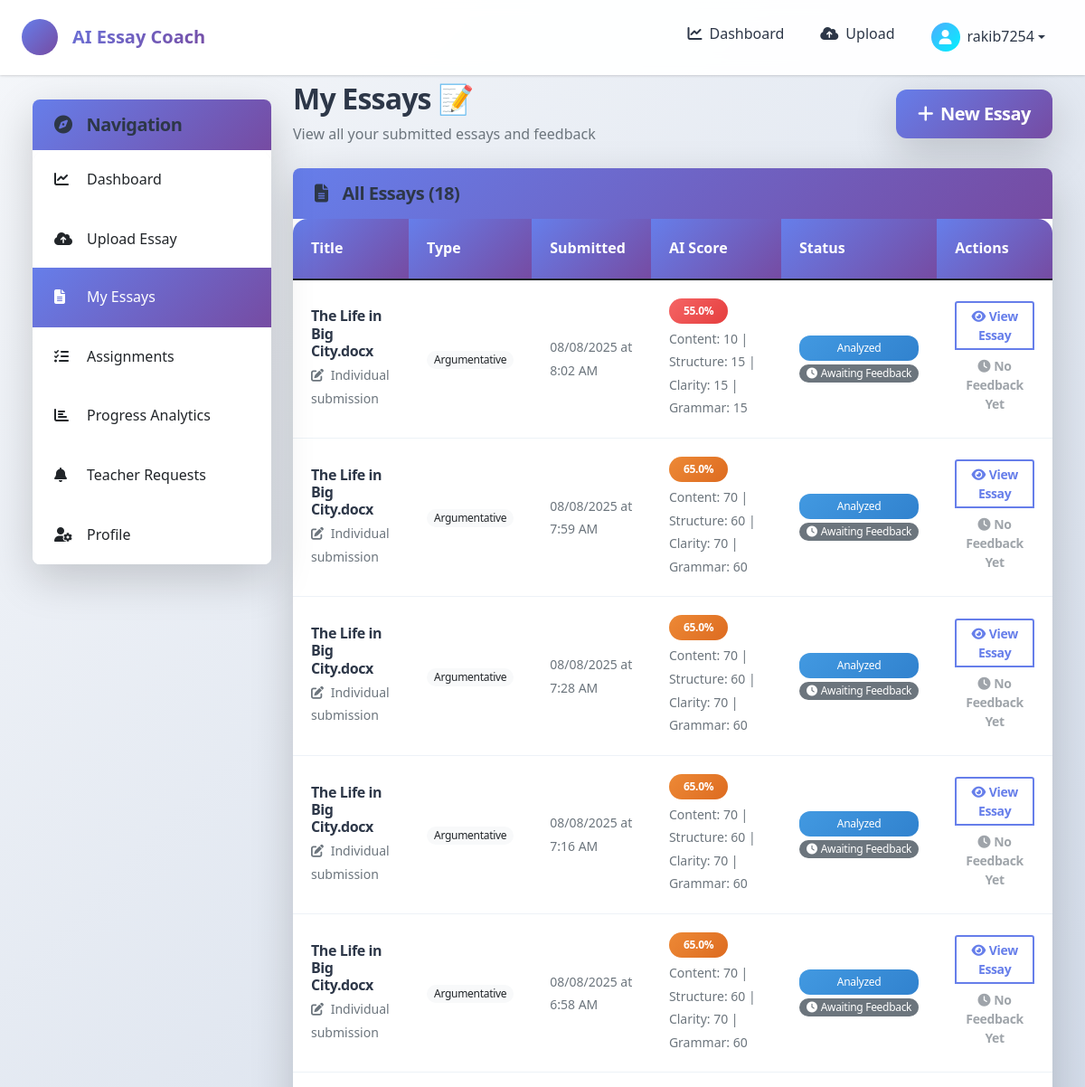
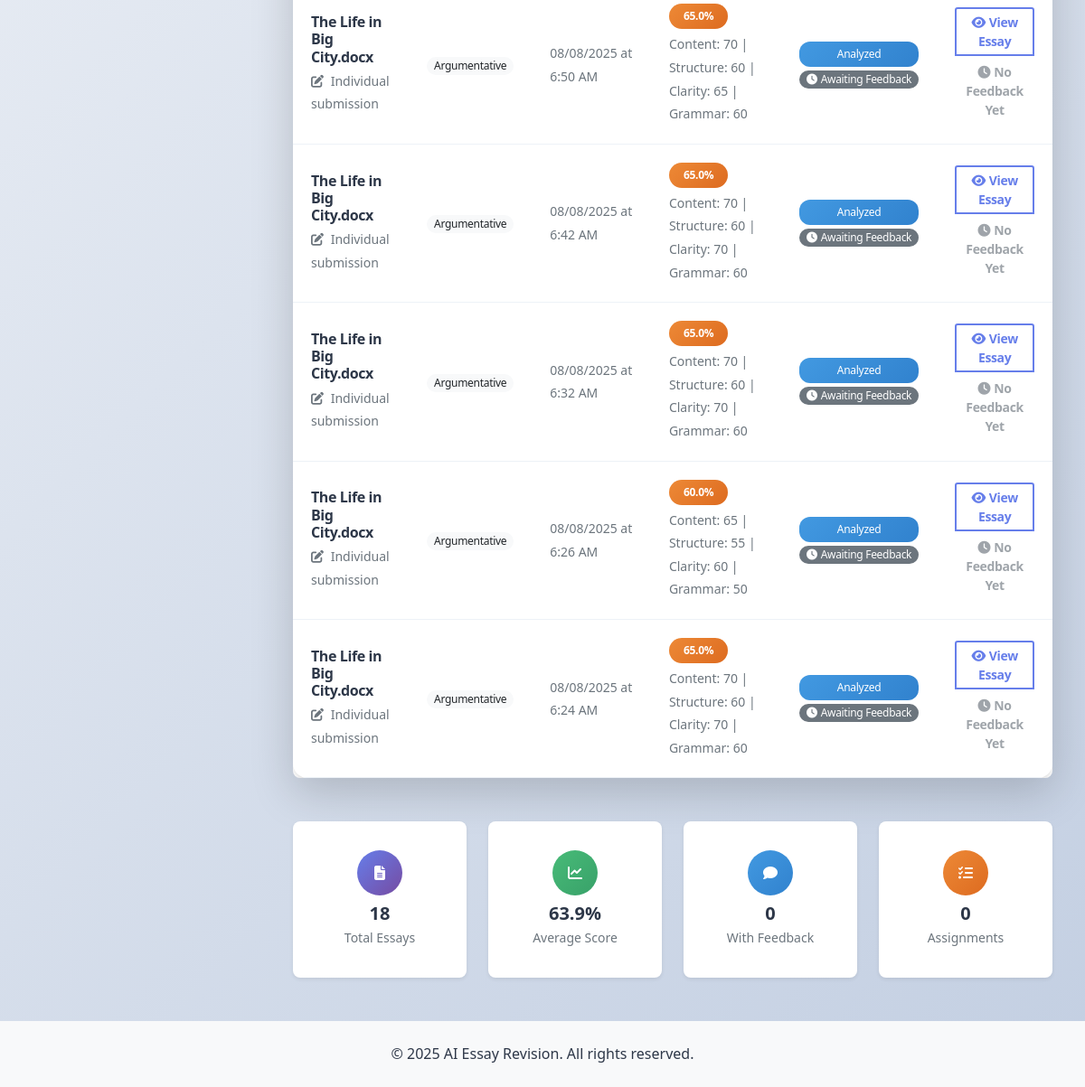
Page /essays/list/ (signed in) on the earlier database version (2 pictures, top to bottom).
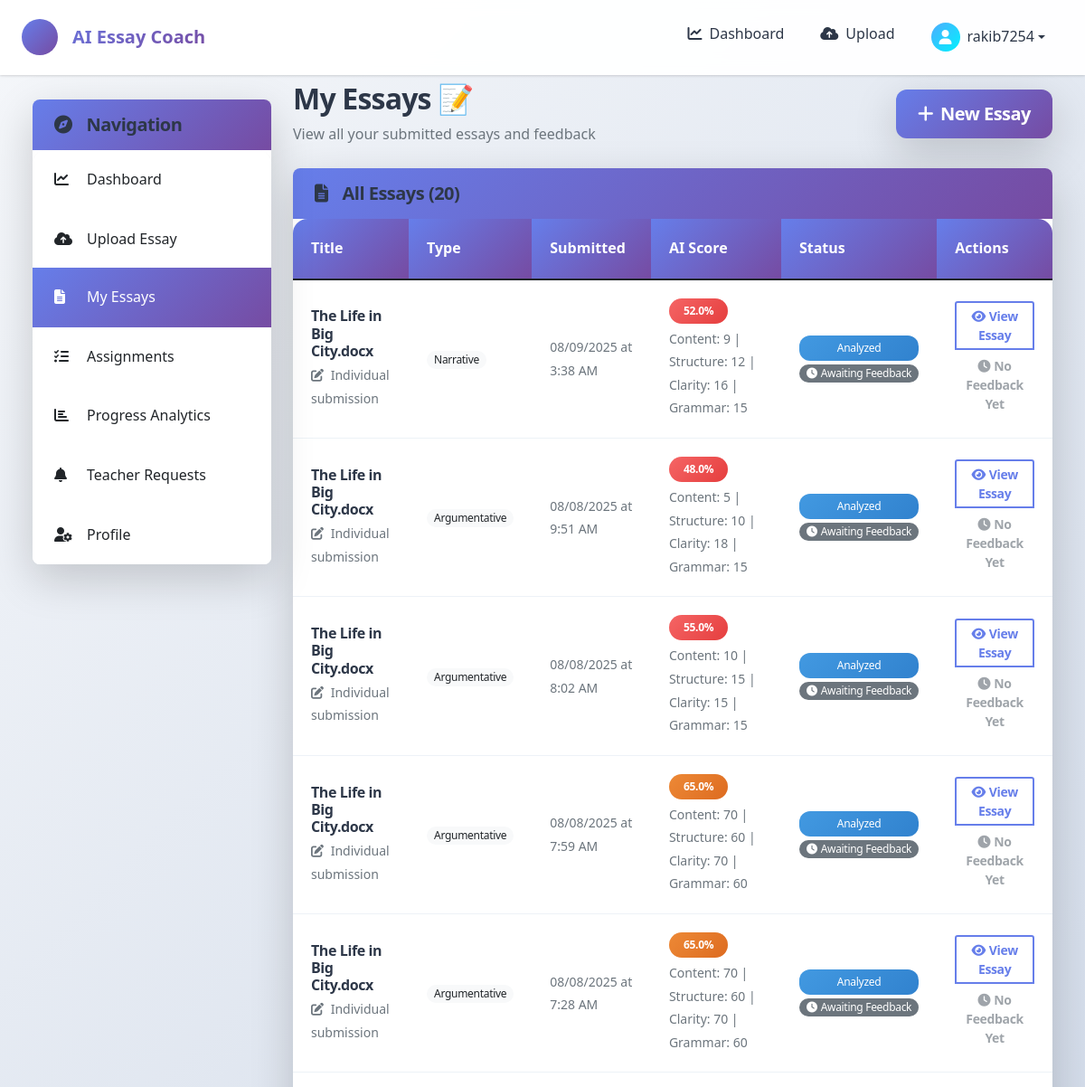
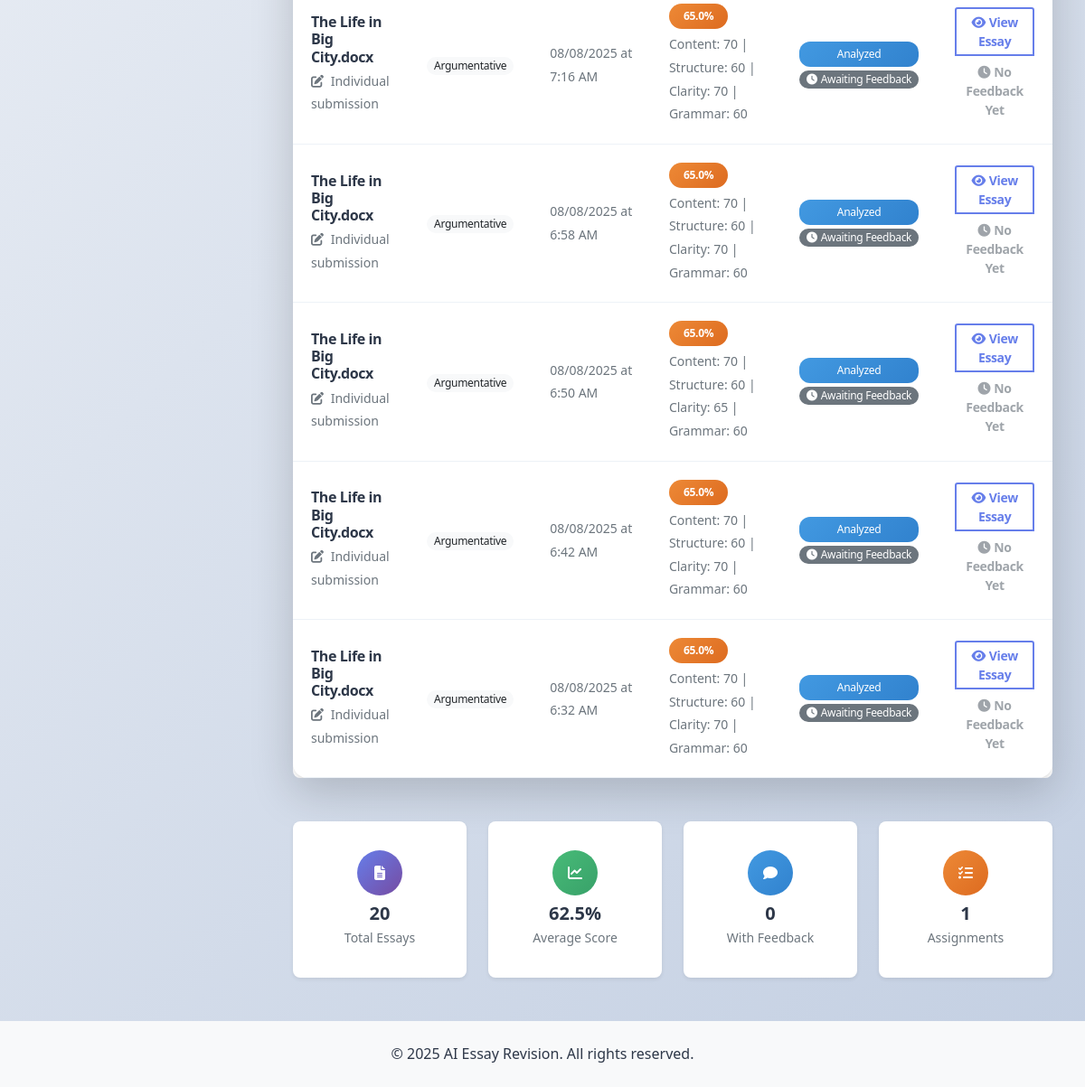
Same page on the later database version (2 pictures, top to bottom).
### essays/models.py (models this page shows, shortened)
class StudentSubmission(models.Model):
    student = models.ForeignKey(User, on_delete=models.CASCADE, related_name='submissions')
    analysis = models.ForeignKey(EssayAnalysis, on_delete=models.CASCADE)
    file_name = models.CharField(max_length=255, blank=True)
    submitted_at = models.DateTimeField(auto_now_add=True)
    class Meta:
        ordering = ['-submitted_at']

class EssayAnalysis(models.Model):
    ESSAY_TYPE_CHOICES = [
        ('argumentative', 'Argumentative Essay'),
        ('expository', 'Expository Essay'),
        ('narrative', 'Narrative Essay'),
        ('descriptive', 'Descriptive Essay'),
        ('persuasive', 'Persuasive Essay'),
        ('compare_contrast', 'Compare and Contrast Essay'),
        ('cause_effect', 'Cause and Effect Essay'),
        ('process', 'Process Essay'),
        ('definition', 'Definition Essay'),
        ('classification', 'Classification Essay'),
    ]
    student = models.ForeignKey(User, on_delete=models.CASCADE, related_name='essay_analyses')
    essay_text = models.TextField()
    essay_type = models.CharField(max_length=50, choices=ESSAY_TYPE_CHOICES)
    overall_score = models.FloatField()
    grammar_score = models.FloatField()
    clarity_score = models.FloatField()
    structure_score = models.FloatField()
    content_score = models.FloatField()
    detailed_feedback = models.JSONField(default=dict)
    suggestions = models.JSONField(default=list)
    strengths = models.JSONField(default=list)
    areas_improvement = models.JSONField(default=list)
    created_at = models.DateTimeField(auto_now_add=True)
    updated_at = models.DateTimeField(auto_now=True)
    class Meta:
        ordering = ['-created_at']

### essays/views.py (the view)
# urls.py: path('list/', views.essays_list, name='essays_list'),
@login_required
@role_required('student')
def essays_list(request):
    try:
        submissions = StudentSubmission.objects.filter(
            student=request.user
        ).select_related('analysis').order_by('-submitted_at')
        total_essays = submissions.count()
        scored_essays = submissions.filter(analysis__overall_score__isnull=False)
        essays_with_feedback = submissions.filter(analysis__teacher_feedback__isnull=False)
        average_score = None
        if scored_essays.exists():
            total_score = sum([s.analysis.overall_score for s in scored_essays if s.analysis and s.analysis.overall_score])
            average_score = total_score / scored_essays.count() if scored_essays.count() > 0 else 0
        paginator = Paginator(submissions, 10)
        page_number = request.GET.get('page')
        page_obj = paginator.get_page(page_number)
        essays_legacy = []
        for s in submissions:
            a = s.analysis
            if not a:
                continue
            essays_legacy.append((
                a.id,
                s.file_name or f"Essay Analysis #{a.id}",
                a.essay_type,
                a.overall_score,
                s.submitted_at,
                'reviewed' if getattr(a, 'teacher_feedback', None) else 'analyzed',
                bool(getattr(a, 'teacher_feedback', None)),
                a.content_score,
                a.structure_score,
                a.clarity_score,
                a.grammar_score,
            ))
        from assignments.models import AssignmentSubmission
        assignment_submissions = AssignmentSubmission.objects.filter(
            student=request.user
        ).select_related('assignment', 'essay_analysis')
        assignment_context = {}
        for asub in assignment_submissions:
            if asub.essay_analysis:
                assignment_context[asub.essay_analysis.id] = {
                    'title': asub.assignment.title,
                    'type': asub.assignment.essay_type,
                    'due_date': asub.assignment.due_date
                }
        context = {
            'page_obj': page_obj,
            'essays': essays_legacy,
            'total_essays': total_essays,
            'average_score': average_score,
            'essays_with_feedback_count': essays_with_feedback.count(),
            'scored_essays_count': scored_essays.count(),
            'assignment_context': assignment_context,
        }
        logger.info(f"Essays list context: essays count={len(essays_legacy)}, page_obj={page_obj.object_list.count() if page_obj else 0}")
        return render(request, 'essays/student/essays.html', context)
    except Exception as e:
        logger.error(f"Error loading essays list: {e}")
        messages.error(request, 'Error loading essays.')
        return render(request, 'essays/student/essays.html', {'error': True})

### essays/utils.py (called while the page is built)
def role_required(role):
    def decorator(view_func):
        @wraps(view_func)
        @login_required
        def wrapped_view(request, *args, **kwargs):
            if not hasattr(request.user, 'role') or request.user.role != role:
                messages.error(request, f'Access denied. {role.title()} role required.')
                return redirect('accounts:index')
            return view_func(request, *args, **kwargs)
        return wrapped_view
    return decorator

### templates/essays/student/essays.html (shortened to what the changed rows need)
{% extends "base.html" %}
{% block content %}
<div class="container-fluid">
    <div class="row">
        <div class="col-lg-9 col-md-8">
            <div class="d-flex justify-content-between align-items-center mb-4 animate-fade-in">
                <div>
                    <h2 class="fw-bold mb-2">My Essays 📝</h2>
                </div>
            </div>
            <div class="card border-0 shadow-lg animate-scale-in">
                <div class="card-header bg-gradient-primary text-white py-3">
                    <h5 class="mb-0 fw-bold d-flex align-items-center">
                        <i class="fas fa-file-alt me-3"></i>All Essays ({{ essays|length }})
                    </h5>
                </div>
                <div class="card-body p-0">
                    {% if page_obj %}
                        <div class="table-responsive">
                            <table class="table table-hover mb-0">
                                <thead class="table-light">
                                    <tr>
                                        <th class="fw-bold">Title</th>
                                        <th class="fw-bold">Type</th>
                                        <th class="fw-bold">Submitted</th>
                                        <th class="fw-bold">AI Score</th>
                                        <th class="fw-bold">Status</th>
                                        <th class="fw-bold">Actions</th>
                                    </tr>
                                </thead>
                                <tbody>
                                    {% for submission in page_obj %}
                                        <tr>
                                            <td>
                                                <div>
                                                    <h6 class="mb-1 fw-bold">{{ submission.file_name|default:'Untitled Essay' }}</h6>
                                                    <small class="text-muted">
                                                        <i class="fas fa-edit me-1"></i>
                                                        Individual submission
                                                    </small>
                                                </div>
                                            </td>
                                            <td>
                                                <span class="badge bg-light text-dark px-2 py-1">
                                                    {{ submission.analysis.essay_type|title|default:'General' }}
                                                </span>
                                            </td>
                                            <td>
                                                <small class="text-muted">
                                                    {{ submission.submitted_at|date:'m/d/Y \a\t g:i A'|default:'N/A' }}
                                                </small>
                                            </td>
                                            <td>
                                                {% if submission.analysis.overall_score %}
                                                    <span class="badge rounded-pill px-3 py-2 fw-bold"
                                                          style="background: {% if submission.analysis.overall_score >= 80 %}var(--success-gradient){% elif submission.analysis.overall_score >= 60 %}var(--warning-gradient){% else %}var(--error-gradient){% endif %};">
                                                        {{ submission.analysis.overall_score|floatformat:1 }}%
                                                    </span>
                                                    <div class="mt-1">
                                                        <small class="text-muted">
                                                            Content: {{ submission.analysis.content_score|floatformat:0|default:0 }} |
                                                            Structure: {{ submission.analysis.structure_score|floatformat:0|default:0 }} |
                                                            Clarity: {{ submission.analysis.clarity_score|floatformat:0|default:0 }} |
                                                            Grammar: {{ submission.analysis.grammar_score|floatformat:0|default:0 }}
                                                        </small>
                                                    </div>
                                                {% else %}
                                                    <span class="badge bg-secondary rounded-pill px-3 py-2">
                                                        Analyzing...
                                                    </span>
                                                {% endif %}
                                            </td>
                                            <td>
                                                <div class="d-flex flex-column">
                                                    <span class="badge bg-info mb-1">
                                                        Analyzed
                                                    </span>
                                                    {% if submission.analysis.teacher_feedback %}
                                                        <span class="badge bg-success px-2 py-1">
                                                            <i class="fas fa-comment me-1"></i>Teacher Feedback Available
                                                        </span>
                                                    {% else %}
                                                        <span class="badge bg-secondary px-2 py-1">
                                                            <i class="fas fa-clock me-1"></i>Awaiting Feedback
                                                        </span>
                                                    {% endif %}
                                                </div>
                                            </td>
                                            <td>
                                                <div class="btn-group-vertical btn-group-sm">
                                                    <a href="{% url 'essays:view_essay' analysis_id=submission.analysis.id %}"
                                                       class="btn btn-outline-primary mb-1">
                                                        <i class="fas fa-eye me-1"></i>View Essay
                                                    </a>
                                                    {% if submission.analysis.teacher_feedback %}
                                                        <a href="#"
                                                           class="btn btn-success">
                                                            <i class="fas fa-comment me-1"></i>View Teacher Feedback
                                                        </a>
                                                    {% else %}
                                                        <button class="btn btn-outline-secondary" disabled>
                                                            <i class="fas fa-clock me-1"></i>No Feedback Yet
                                                        </button>
                                                    {% endif %}
                                                </div>
                                            </td>
                                        </tr>
                                    {% endfor %}
                                </tbody>
                            </table>
                        </div>
                    {% endif %}
                </div>
            </div>
            {% if page_obj %}
                <div class="row g-4 mt-4">
                    <div class="col-md-3">
                        <div class="card border-0 shadow-sm h-100">
                            <div class="card-body text-center">
                                <div class="rounded-circle mx-auto mb-2 d-flex align-items-center justify-content-center"
                                     style="width: 50px; height: 50px; background: var(--primary-gradient);">
                                    <i class="fas fa-file-alt text-white"></i>
                                </div>
                                <div class="fw-bold h5 mb-1">{{ page_obj.paginator.count }}</div>
                                <div class="text-muted small">Total Essays</div>
                            </div>
                        </div>
                    </div>
                    <div class="col-md-3">
                        <div class="card border-0 shadow-sm h-100">
                            <div class="card-body text-center">
                                <div class="rounded-circle mx-auto mb-2 d-flex align-items-center justify-content-center"
                                     style="width: 50px; height: 50px; background: var(--success-gradient);">
                                    <i class="fas fa-chart-line text-white"></i>
                                </div>
                                <div class="fw-bold h5 mb-1">
                                    {% if average_score %}
                                        {{ average_score|floatformat:1 }}%
                                    {% else %}
                                        N/A
                                    {% endif %}
                                </div>
                                <div class="text-muted small">Average Score</div>
                            </div>
                        </div>
                    </div>
                    <div class="col-md-3">
                        <div class="card border-0 shadow-sm h-100">
                            <div class="card-body text-center">
                                <div class="rounded-circle mx-auto mb-2 d-flex align-items-center justify-content-center"
                                     style="width: 50px; height: 50px; background: var(--info-gradient);">
                                    <i class="fas fa-comment text-white"></i>
                                </div>
                                <div class="fw-bold h5 mb-1">{{ essays_with_feedback_count }}</div>
                                <div class="text-muted small">With Feedback</div>
                            </div>
                        </div>
                    </div>
                    <div class="col-md-3">
                        <div class="card border-0 shadow-sm h-100">
                            <div class="card-body text-center">
                                <div class="rounded-circle mx-auto mb-2 d-flex align-items-center justify-content-center"
                                     style="width: 50px; height: 50px; background: var(--warning-gradient);">
                                    <i class="fas fa-tasks text-white"></i>
                                </div>
                                <div class="fw-bold h5 mb-1">{{ assignment_context|length }}</div>
                                <div class="text-muted small">Assignments</div>
                            </div>
                        </div>
                    </div>
                </div>
            {% endif %}
        </div>
    </div>
</div>
{% endblock %}

Differences in the rows shown:
no longer on this page (row unchanged): StudentSubmission: file_name "The Life in Big City.docx", analysis.essay_type "Argumentative", submitted_at "08/08/2025 at 6:26 AM", analysis.overall_score "60.0", analysis.content_score "65", analysis.structure_score "55", analysis.clarity_score "60", analysis.grammar_score "50", shows "Awaiting Feedback", shows "No Feedback Yet"
no longer on this page (row unchanged): StudentSubmission: file_name "The Life in Big City.docx", analysis.essay_type "Argumentative", submitted_at "08/08/2025 at 6:24 AM", analysis.overall_score "65.0", analysis.content_score "70", analysis.structure_score "60", analysis.clarity_score "70", analysis.grammar_score "60", shows "Awaiting Feedback", shows "No Feedback Yet"
added StudentSubmission: file_name "The Life in Big City.docx", analysis.essay_type "Narrative", submitted_at "08/09/2025 at 3:38 AM", analysis.overall_score "52.0", analysis.content_score "9", analysis.structure_score "12", analysis.clarity_score "16", analysis.grammar_score "15", shows "Awaiting Feedback", shows "No Feedback Yet"
added StudentSubmission: file_name "The Life in Big City.docx", analysis.essay_type "Argumentative", submitted_at "08/08/2025 at 9:51 AM", analysis.overall_score "48.0", analysis.content_score "5", analysis.structure_score "10", analysis.clarity_score "18", analysis.grammar_score "15", shows "Awaiting Feedback", shows "No Feedback Yet"
Other differences:
{{ essays|length }}: "18" → "20"
{{ page_obj.paginator.count }}: "18" → "20"
{{ average_score|floatformat:1 }}: "63.9" → "62.5"
{{ assignment_context|length }}: "0" → "1"
